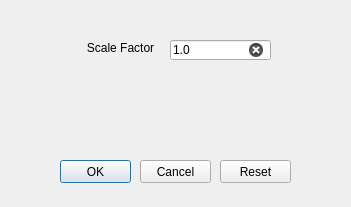
<?xml version="1.0" encoding="UTF-8"?>
<ui version="4.0">
 <class>Dialog</class>
 <widget class="QDialog" name="Dialog">
  <property name="geometry">
   <rect>
    <x>0</x>
    <y>0</y>
    <width>351</width>
    <height>207</height>
   </rect>
  </property>
  <property name="windowTitle">
   <string>Setting - C.Beam Rotation</string>
  </property>
  <widget class="QLineEdit" name="BR_scale_factor_editbox">
   <property name="geometry">
    <rect>
     <x>170</x>
     <y>40</y>
     <width>101</width>
     <height>20</height>
    </rect>
   </property>
   <property name="font">
    <font>
     <family>Arial</family>
    </font>
   </property>
   <property name="text">
    <string>1.0</string>
   </property>
   <property name="clearButtonEnabled">
    <bool>true</bool>
   </property>
  </widget>
  <widget class="QPushButton" name="ok_BR_setting_btn">
   <property name="geometry">
    <rect>
     <x>60</x>
     <y>160</y>
     <width>71</width>
     <height>23</height>
    </rect>
   </property>
   <property name="font">
    <font>
     <family>Arial</family>
    </font>
   </property>
   <property name="text">
    <string>OK</string>
   </property>
  </widget>
  <widget class="QLabel" name="label_19">
   <property name="geometry">
    <rect>
     <x>70</x>
     <y>40</y>
     <width>101</width>
     <height>16</height>
    </rect>
   </property>
   <property name="font">
    <font>
     <family>Arial</family>
    </font>
   </property>
   <property name="text">
    <string>Scale Factor</string>
   </property>
   <property name="alignment">
    <set>Qt::AlignCenter</set>
   </property>
  </widget>
  <widget class="QPushButton" name="reset_BR_setting_btn">
   <property name="geometry">
    <rect>
     <x>220</x>
     <y>160</y>
     <width>71</width>
     <height>23</height>
    </rect>
   </property>
   <property name="font">
    <font>
     <family>Arial</family>
    </font>
   </property>
   <property name="text">
    <string>Reset</string>
   </property>
  </widget>
  <widget class="QPushButton" name="cancel_BR_setting_btn">
   <property name="geometry">
    <rect>
     <x>140</x>
     <y>160</y>
     <width>71</width>
     <height>23</height>
    </rect>
   </property>
   <property name="font">
    <font>
     <family>Arial</family>
    </font>
   </property>
   <property name="text">
    <string>Cancel</string>
   </property>
  </widget>
 </widget>
 <resources/>
 <connections/>
</ui>
